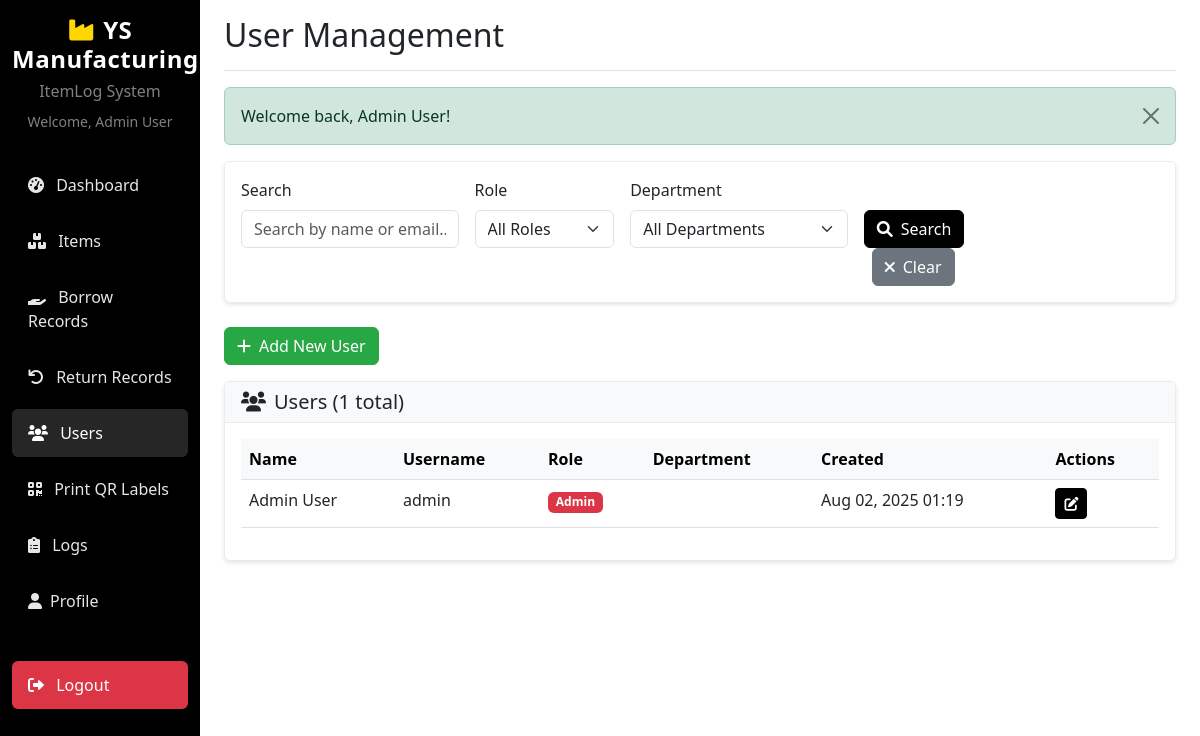
/users.php (signed in), run on the app's committed database.
### tables this page shows
CREATE TABLE users (
    id INT PRIMARY KEY AUTO_INCREMENT,
    name VARCHAR(100) NOT NULL,
    username VARCHAR(50) UNIQUE NOT NULL,
    user_password VARCHAR(255) NOT NULL,
    role ENUM('admin', 'staff', 'manager', 'supervisor') DEFAULT 'staff',
    department VARCHAR(50) DEFAULT NULL,
    created_at TIMESTAMP DEFAULT CURRENT_TIMESTAMP
);

### includes/functions.php (called while the page is built, shortened)
<?php
function getPagination($totalRecords, $recordsPerPage, $currentPage) {
    $totalPages = ceil($totalRecords / $recordsPerPage);
    $offset = ($currentPage - 1) * $recordsPerPage;
    return [
        'totalPages' => $totalPages,
        'offset' => $offset,
        'currentPage' => $currentPage,
        'hasNext' => $currentPage < $totalPages,
        'hasPrev' => $currentPage > 1
    ];
}
function formatDate($date) {
    return date('M d, Y H:i', strtotime($date));
}
?>

### users.php (the view, shortened to what this page needs)
<?php
require_once 'includes/functions.php';
$database = new Database();
$pdo = $database->getConnection();
$search = isset($_GET['search']) ? sanitizeInput($_GET['search']) : '';
$page = isset($_GET['page']) ? (int)$_GET['page'] : 1;
$recordsPerPage = 10;
$whereConditions = [];
$params = [];
$whereClause = !empty($whereConditions) ? 'WHERE ' . implode(' AND ', $whereConditions) : '';
$countSql = "SELECT COUNT(*) FROM users $whereClause";
$stmt = $pdo->prepare($countSql);
$stmt->execute($params);
$totalRecords = $stmt->fetchColumn();
$pagination = getPagination($totalRecords, $recordsPerPage, $page);
$sql = "SELECT * FROM users $whereClause ORDER BY name ASC LIMIT " . (int)$recordsPerPage . " OFFSET " . (int)$pagination['offset'];
$stmt = $pdo->prepare($sql);
$stmt->execute($params);
$users = $stmt->fetchAll(PDO::FETCH_ASSOC);
include 'includes/header.php';
?>
<div class="card mb-4">
    <div class="card-body">
        <form method="GET" class="row g-3">
            <div class="col-md-3">
                <label for="search" class="form-label">Search</label>
                <input type="text" class="form-control" id="search" name="search" value="<?php echo htmlspecialchars($search); ?>" placeholder="Search by name or email...">
            </div>
            <div class="col-md-2">
                <label for="role" class="form-label">Role</label>
                <select class="form-select" id="role" name="role">
                    <option value="">All Roles</option>
                </select>
            </div>
            <div class="col-md-3">
                <label for="department" class="form-label">Department</label>
                <select class="form-select" id="department" name="department">
                    <option value="">All Departments</option>
                </select>
            </div>
            <div class="col-md-2">
                <label class="form-label">&nbsp;</label>
                <div>
                    <button type="submit" class="btn btn-primary">
                        <i class="fas fa-search me-2"></i>Search
                    </button>
                    <a href="users.php" class="btn btn-secondary ms-2">
                        <i class="fas fa-times me-2"></i>Clear
                    </a>
                </div>
            </div>
        </form>
    </div>
</div>
<div class="mb-3">
    <button type="button" class="btn btn-success" data-bs-toggle="modal" data-bs-target="#addUserModal">
        <i class="fas fa-plus me-2"></i>Add New User
    </button>
</div>
<div class="card">
    <div class="card-header">
        <h5 class="mb-0">
            <i class="fas fa-users me-2"></i>Users (<?php echo $totalRecords; ?> total)
        </h5>
    </div>
    <div class="card-body">
        <?php if (empty($users)): ?>
            <p class="text-muted">No users found.</p>
        <?php else: ?>
            <div class="table-responsive">
                <table class="table table-hover">
                    <thead>
                        <tr>
                            <th>Name</th>
                            <th>Username</th>
                            <th>Role</th>
                            <th>Department</th>
                            <th>Created</th>
                            <th>Actions</th>
                        </tr>
                    </thead>
                    <tbody>
                        <?php foreach ($users as $user): ?>
                        <tr>
                            <td><?php echo htmlspecialchars($user['name']); ?></td>
                            <td><?php echo htmlspecialchars($user['username']); ?></td>
                            <td>
                                <?php if ($user['role'] === 'admin'): ?>
                                    <span class="badge bg-danger">Admin</span>
                                <?php elseif ($user['role'] === 'manager'): ?>
                                    <span class="badge bg-success">Manager</span>
                                <?php elseif ($user['role'] === 'supervisor'): ?>
                                                                            <span class="badge bg-dark">Supervisor</span>
                                <?php else: ?>
                                    <span class="badge bg-primary">Staff</span>
                                <?php endif; ?>
                            </td>
                            <td><?php echo htmlspecialchars($user['department']); ?></td>
                            <td><?php echo formatDate($user['created_at']); ?></td>
                            <td>
                                <button type="button" class="btn btn-sm btn-primary" onclick="editUser(<?php echo htmlspecialchars(json_encode($user)); ?>)">
                                    <i class="fas fa-edit"></i>
                                </button>
                            </td>
                        </tr>
                        <?php endforeach; ?>
                    </tbody>
                </table>
            </div>
        <?php endif; ?>
    </div>
</div>
<?php include 'includes/footer.php'; ?>

### includes/header.php (style rules this page uses)
.card { border: 1px solid #e9ecef; box-shadow: 0 0.125rem 0.25rem rgba(0,0,0,0.1); }
.card-header { background-color: #f8f9fa; border-bottom: 1px solid #e9ecef; }
.table th { background-color: #f8f9fa; border-top: none; color: #000; font-weight: 600; }
.btn-primary { background-color: #000; border-color: #000; }
.btn-success { background-color: #28a745; border-color: #28a745; }
.btn-secondary { background-color: #6c757d; border-color: #6c757d; }

### data on the page
users: name "Admin User", username "admin", role "Admin", created_at "Aug 02, 2025 01:19"

### other printed values
$_SESSION['name'] "Admin User"
$pageTitle "User Management"
$flash['message'] "Welcome back, Admin User!"
$totalRecords "1"
